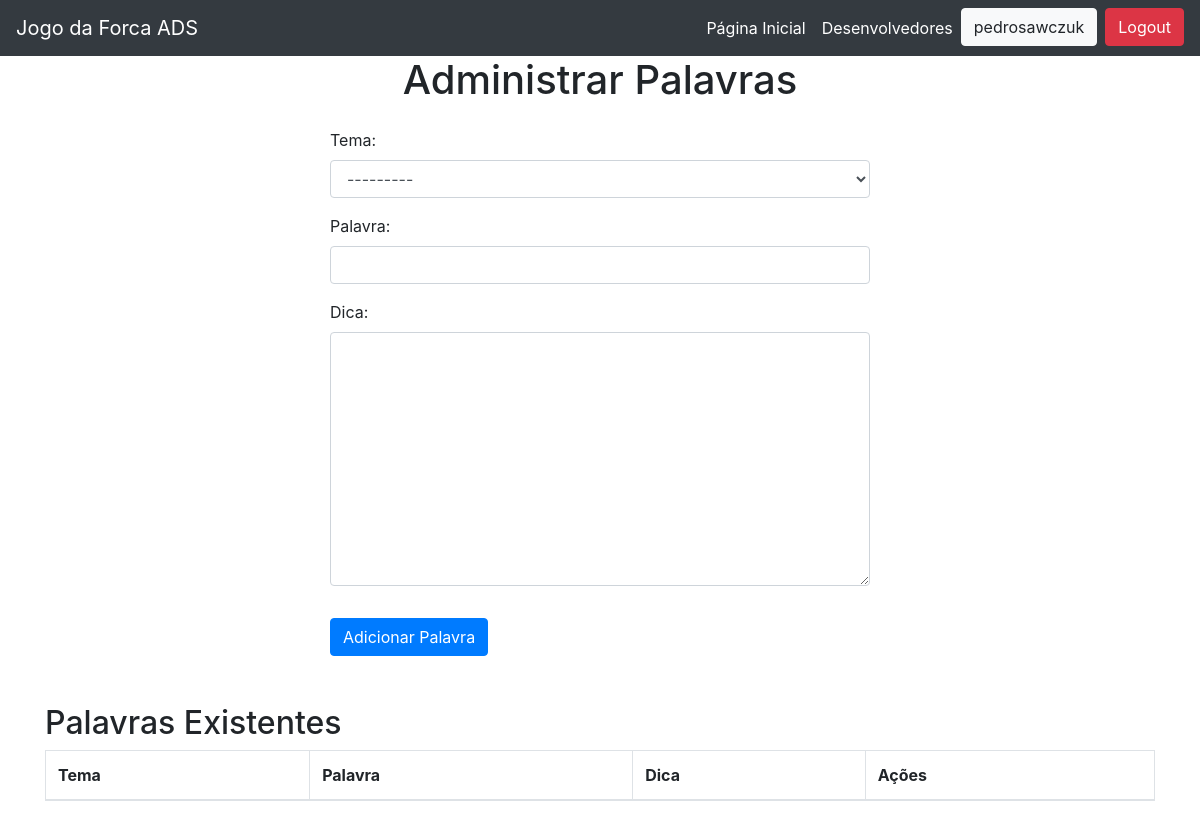
The page /professor/palavras/administrar-palavras (signed in) on the database as committed earlier.
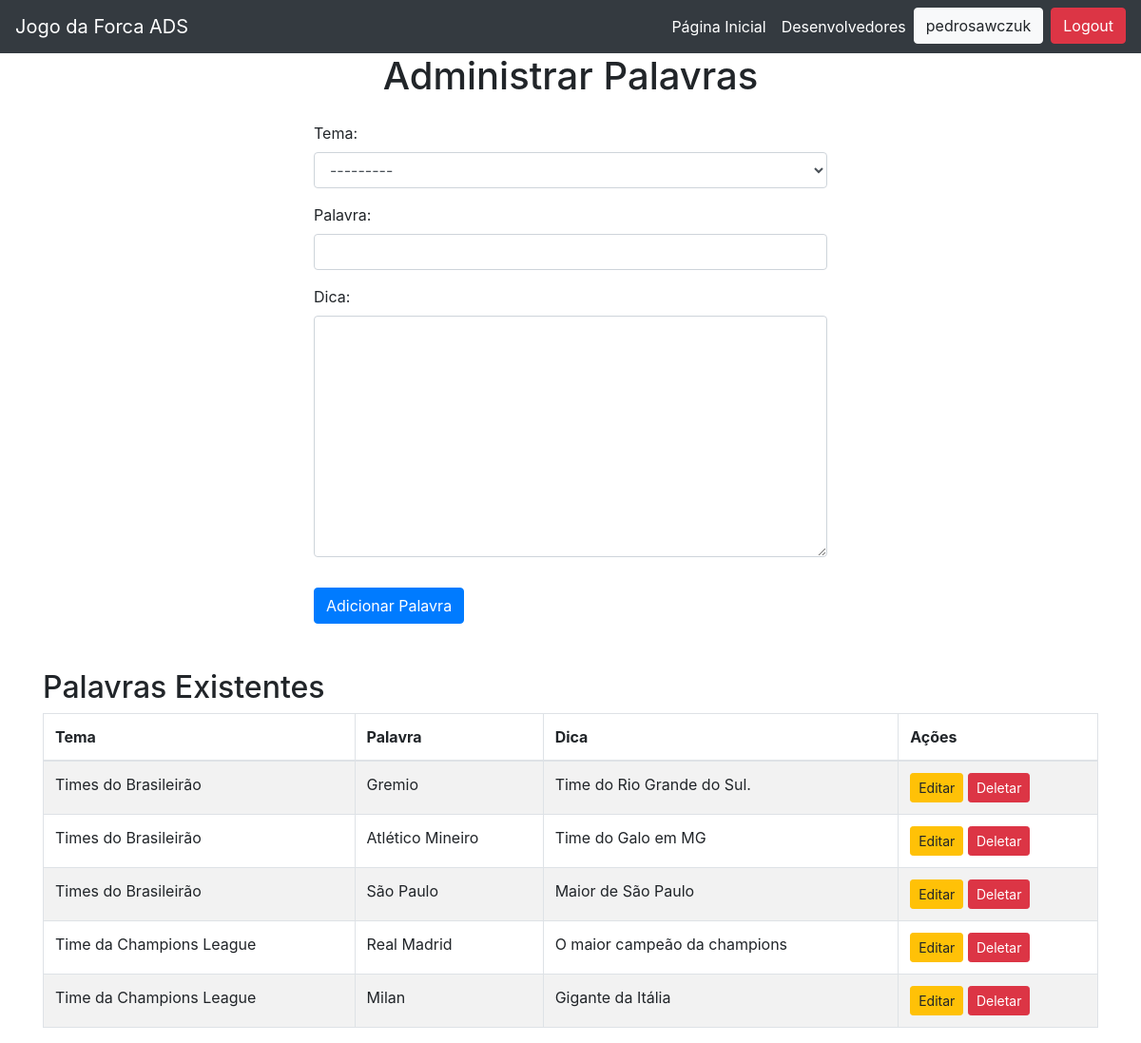
The same page on the database as committed later.
### core/models.py (models this page shows, shortened)
class Palavra(models.Model):
    tema = models.ForeignKey(Tema, on_delete=models.CASCADE, related_name='palavras')
    palavra = models.CharField(max_length=100)
    dica = models.CharField(max_length=255, blank=True, null=True)

class Tema(models.Model):
    nome = models.CharField(max_length=100, unique=True)
    descricao = models.TextField(blank=True, null=True)
    professor = models.ForeignKey(User, on_delete=models.CASCADE, limit_choices_to={'groups__name': 'professores'})
    def __str__(self):
        return self.nome

### core/views.py (the view, shortened to what this page needs)
# urls.py: path('professor/palavras/administrar-palavras', AdministrarPalavrasPageView.as_view(), name='administrarPalavrasPage'),
class AdministrarPalavrasPageView(CreateView, ListView):
    model = Palavra
    form_class = PalavraForm
    template_name = 'professor/palavras/palavrasPage.html'
    success_url = reverse_lazy('administrarPalavrasPage')
    def get_queryset(self):
        return Palavra.objects.filter(tema__professor=self.request.user)
    def get_context_data(self, **kwargs):
        context = super().get_context_data(**kwargs)
        context['form'] = self.get_form()
        return context

### core/forms.py
class PalavraForm(forms.ModelForm):
    class Meta:
        model = Palavra
        fields = ['tema', 'palavra', 'dica']
        widgets = {
            'tema': forms.Select(attrs={'class': 'form-control'}),
            'palavra': forms.TextInput(attrs={'class': 'form-control'}),
            'dica': forms.Textarea(attrs={'class': 'form-control'}),
        }
    def __init__(self, *args, **kwargs):
        super().__init__(*args, **kwargs)
        self.fields['dica'].required = False

### core/templates/professor/palavras/palavrasPage.html (shortened to what this page needs)
{% extends "base.html" %}
{% block main %}
<div class="container">
  <h1 class="text-center mb-4">Administrar Palavras</h1>
  <div class="row justify-content-center">
    <div class="col-md-6">
      <form method="post">
        {{ form.as_p }}
        <button type="submit" class="btn btn-primary mt-3">Adicionar Palavra</button>
      </form>
    </div>
  </div>
  <div class="row mt-5">
    <div class="col-md-12">
      <h2>Palavras Existentes</h2>
      <table class="table table-bordered table-striped">
        <thead>
          <tr>
            <th>Tema</th>
            <th>Palavra</th>
            <th>Dica</th>
            <th>Ações</th>
          </tr>
        </thead>
        <tbody>
          {% for palavra in object_list %}
          <tr>
            <td>{{ palavra.tema.nome }}</td>
            <td>{{ palavra.palavra }}</td>
            <td>{{ palavra.dica }}</td>
            <td>
              <a href="{% url 'editarPalavra' palavra.id %}" class="btn btn-sm btn-warning">Editar</a>
              <a href="{% url 'deletarPalavra' palavra.id %}" class="btn btn-sm btn-danger">Deletar</a>
            </td>
          </tr>
          {% endfor %}
        </tbody>
      </table>
    </div>
  </div>
</div>
{% endblock main %}

### core/templates/base.html (shortened to what this page needs)
<!DOCTYPE html>
<html lang="pt-br">
  <head>
    <link
      rel="stylesheet"
      href="https://stackpath.bootstrapcdn.com/bootstrap/4.5.2/css/bootstrap.min.css"
    />
  </head>
  <body>
    <nav class="navbar navbar-expand-lg navbar-dark bg-dark">
      <a class="navbar-brand" href="{% url 'homePage' %}">Jogo da Forca ADS</a>
      <div class="collapse navbar-collapse">
        <ul class="navbar-nav ml-auto">
          <li class="nav-item">
            <a class="nav-link text-white" href="{% url 'homePage' %}"
              >Página Inicial</a
            >
          </li>
          <li class="nav-item">
            <a
              class="nav-link text-white"
              href="{% url 'desenvolvedoresPage' %}"
              >Desenvolvedores</a
            >
          </li>
          {% if user.is_authenticated %}
          <li class="nav-item">
            <a
              class="btn btn-light"
              href="{% url 'homePage' %}"
              style="margin-right: 0.5em"
              >{{ user.username }}</a
            >
          </li>
          <li class="nav-item">
            <form action="{% url 'logout' %}" method="post" class="form-inline">
              <button type="submit" class="btn btn-danger">Logout</button>
            </form>
          </li>
          {% else %}
          <li class="nav-item">
            <a class="btn btn-success" href="{% url 'signin' %}">Entrar</a>
          </li>
          {% endif %}
        </ul>
      </div>
    </nav>
    {% block main %} {% endblock main %}
  </body>
</html>

Rows that differ between the two databases and show on the page:
added Palavra: tema.nome "Times do Brasileirão", palavra "Gremio", dica "Time do Rio Grande do Sul."
added Palavra: tema.nome "Times do Brasileirão", palavra "Atlético Mineiro", dica "Time do Galo em MG"
added Palavra: tema.nome "Times do Brasileirão", palavra "São Paulo", dica "Maior de São Paulo"
added Palavra: tema.nome "Time da Champions League", palavra "Real Madrid", dica "O maior campeão da champions"
added Palavra: tema.nome "Time da Champions League", palavra "Milan", dica "Gigante da Itália"
